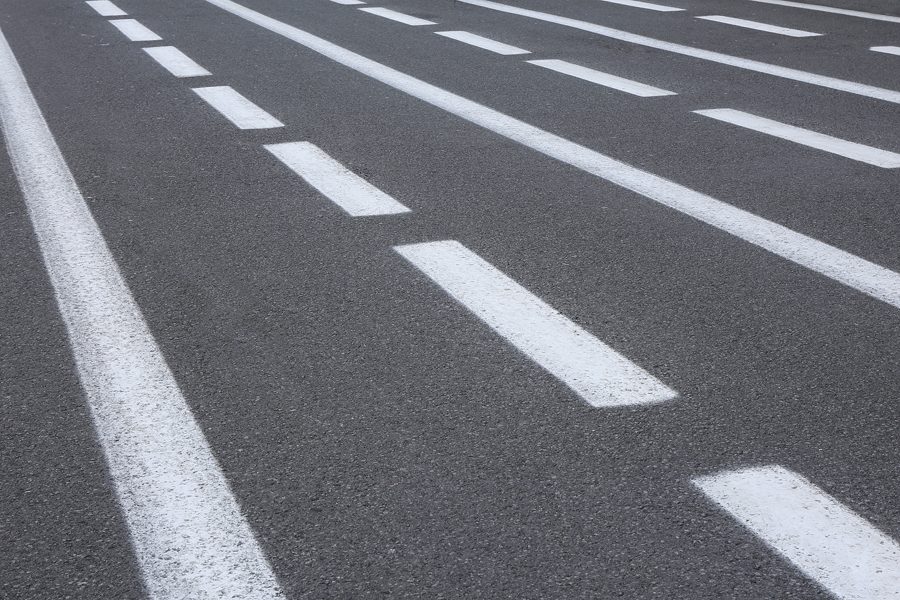
#> input picture python/machine_vision/lab5/lab4_1.jpg, 900 x 600 px
$ python Lab5_1.py   (older library calls are emulated)
#> lines starting #> are read from the running program, lines starting #| are printed output that depends on the picture
import cv2
import numpy as np
# читаем исходное изображение с четкими границами
# поиск границ оператором Собеля
name_file="lab4_1"
img1 = cv2.imread(name_file+'.jpg', cv2.IMREAD_GRAYSCALE)
#> img1: shape (600, 900); min 22, max 244, mean 117
title_window = name_file + '_ended_image'
cv2.imshow("ishodn",img1)
cv2.namedWindow(title_window, cv2.WINDOW_AUTOSIZE )

#setting window
cv2.namedWindow("setting", cv2.WINDOW_AUTOSIZE )
height,width=400,150
method = 0
method_max = 2
method_name=["Sobel","Laplacian","Canny"]
# [49 lines left out: function on_trackbar1, not called in this run]
trackbar_name = 'method'
cv2.createTrackbar(trackbar_name, "setting", method , method_max , on_trackbar1 )
bordertype = 1
bordertype_max = 4
bordertype_name=["BORDER_CONSTANT","BORDER_REFLECT","BORDER_REFLECT101","BORDER_ISOLATED","BORDER_REPLICATE"]
bordertype_num=[cv2.BORDER_CONSTANT,cv2.BORDER_REFLECT,cv2.BORDER_REFLECT101,cv2.BORDER_ISOLATED,cv2.BORDER_REPLICATE]
# [4 lines left out: function on_trackbar2, not called in this run]
trackbar_name = 'bordertype'
cv2.createTrackbar(trackbar_name, "setting", bordertype , bordertype_max , on_trackbar2 )
xorder = 0
xorder_max = 2
# [9 lines left out: function on_trackbar3, not called in this run]
trackbar_name = 'xorder'
cv2.createTrackbar(trackbar_name, "setting", xorder , xorder_max , on_trackbar3 )
yorder = 1
yorder_max = 2
# [8 lines left out: function on_trackbar4, not called in this run]
trackbar_name = 'yorder'
cv2.createTrackbar(trackbar_name, "setting", yorder , yorder_max , on_trackbar4 )
ksize = 1
ksize_max = 3
ksize_name=["1","3","5","7"]
ksize_num=[1,3,5,7]
# [11 lines left out: function on_trackbar5, not called in this run]
trackbar_name = 'ksize'
cv2.createTrackbar(trackbar_name, "setting", ksize , ksize_max , on_trackbar5 )
L2gradient = 0
L2gradient_max = 1
L2gradient_name = ["true","false"]
# [4 lines left out: function on_trackbar6, not called in this run]
trackbar_name = 'L2gradient'
cv2.createTrackbar(trackbar_name, "setting", L2gradient , L2gradient_max , on_trackbar6 )
threshold1 = 0
threshold1_max = 1024
# [4 lines left out: function on_trackbar7, not called in this run]
trackbar_name = 'threshold1'
cv2.createTrackbar(trackbar_name, "setting", threshold1 , threshold1_max , on_trackbar7 )
threshold2 = 0
threshold2_max = 1024
# [4 lines left out: function on_trackbar8, not called in this run]
trackbar_name = 'threshold2'
cv2.createTrackbar(trackbar_name, "setting", threshold2 , threshold2_max , on_trackbar8 )

# [19 lines left out: function update_settting, not called in this run]

while 1:
    if method==0:
        end_img = sob1 = cv2.Sobel(img1, cv2.CV_16U , xorder, yorder , 0, ksize = ksize_num[ksize], scale = 1, delta = 0, borderType=bordertype_num[bordertype] )
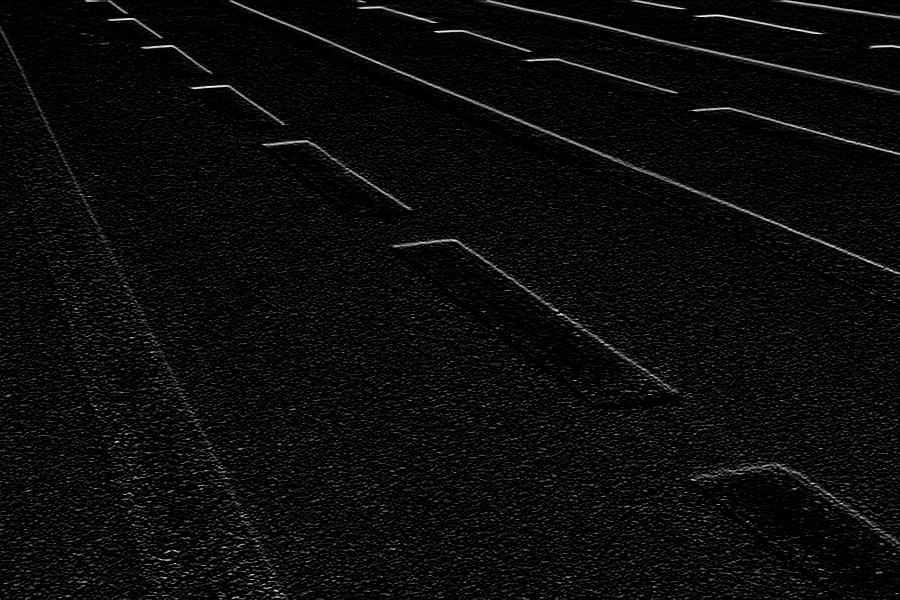
#> end_img: shape (600, 900) uint16; min 0, max 554, mean 24.7; drawn with min black and max white
        cv2.imshow(name_file+'_after_Sobel' ,cv2.convertScaleAbs(end_img) )
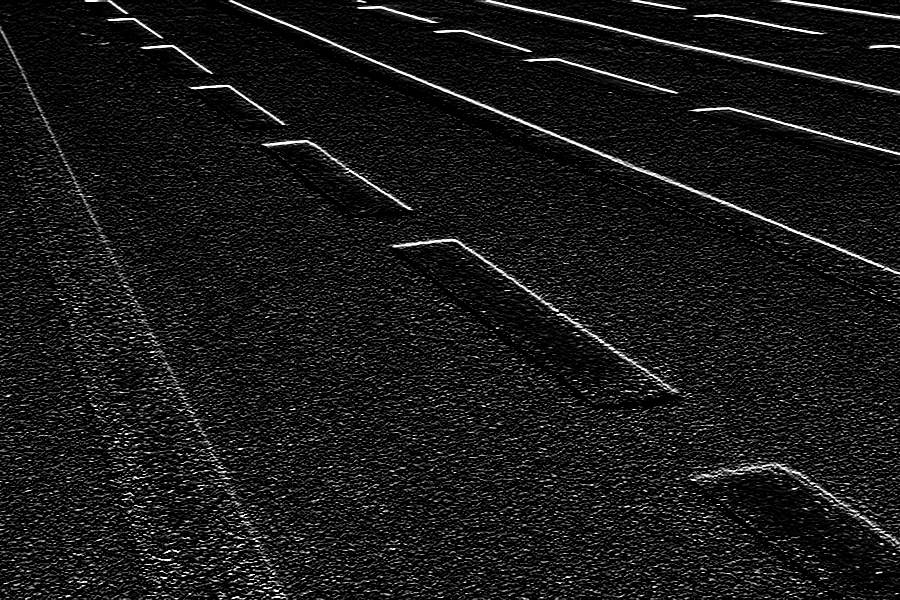
#> window 'lab4_1_after_Sobel': shape (600, 900); min 0, max 255, mean 23.9
    elif method==1:
        end_img = cv2.Laplacian(img1, cv2.CV_16U , 0, ksize = ksize_num[ksize], scale = 1, delta = 0, borderType=bordertype_num[bordertype])
        cv2.imshow(name_file+'_after_Laplacian' ,cv2.convertScaleAbs(end_img) )
    elif method==2:
        end_img = cv2.GaussianBlur(img1, ksize = (3, 3), sigmaX = 0, sigmaY = 0, borderType=bordertype_num[bordertype])
        cv2.imshow(name_file+'_after_Gaus' ,end_img)
        end_img = cv2.Canny(end_img, threshold1 = threshold1, threshold2 = threshold2, apertureSize = ksize_num[ksize], L2gradient = L2gradient)
        cv2.imshow(name_file+'_after_Canny' ,end_img)
        #print(end_img)

    if cv2.waitKey(100)==27: #esc
#> (key Esc is pressed here)
        break

$ run again, with python/machine_vision/lab5/lab5_2.jpg copied over python/machine_vision/lab5/lab4_1.jpg
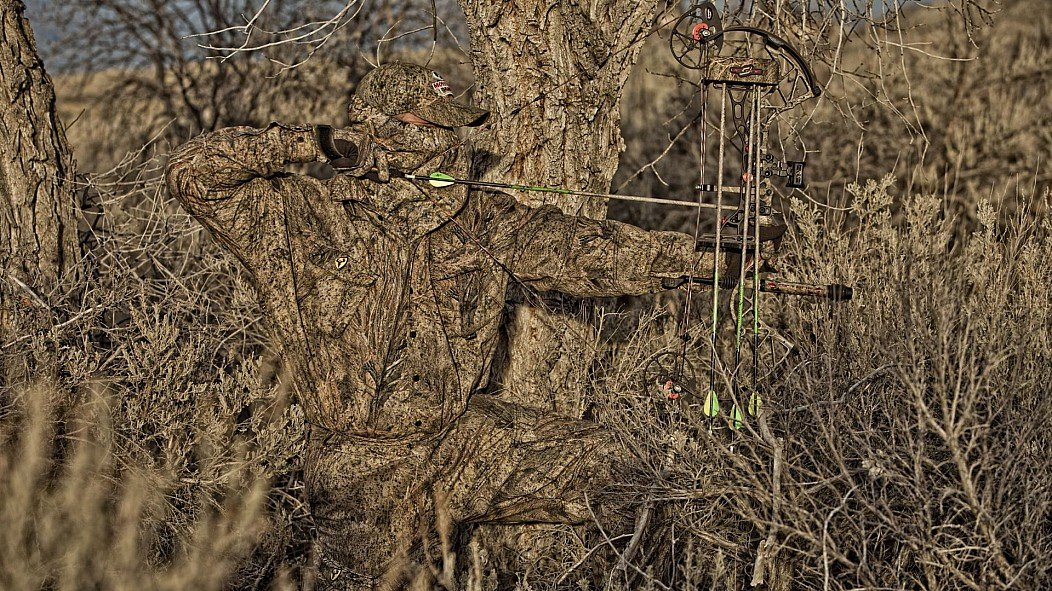
#> input picture python/machine_vision/lab5/lab5_2.jpg, 1052 x 591 px
#> `end_img = sob1 = cv2.Sobel(img1, cv2.CV_16U , xorder, yorder , 0, ksiz..`:
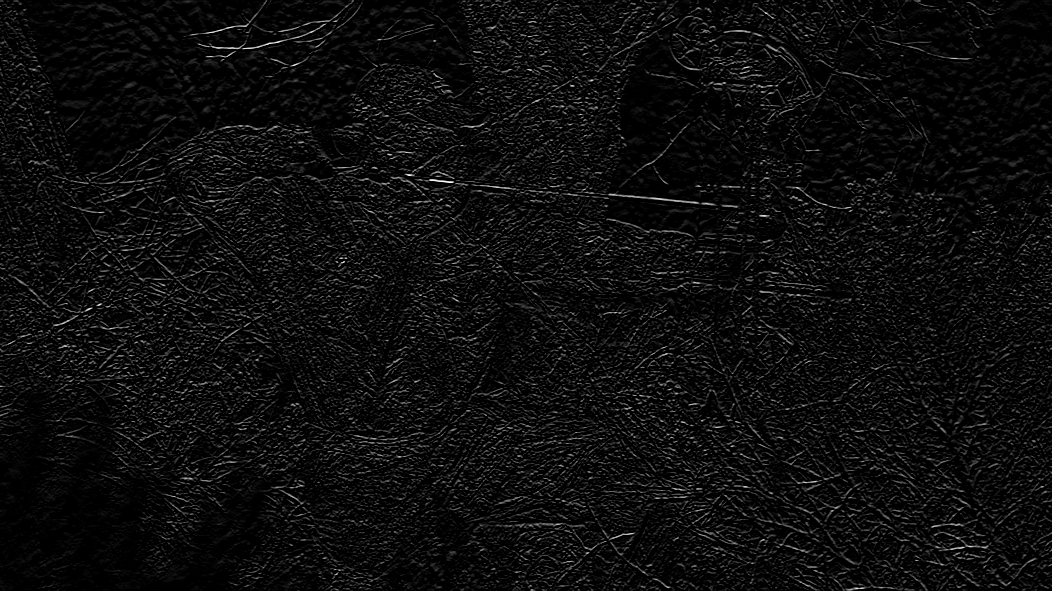
#> end_img: shape (591, 1052) uint16; min 0, max 995, mean 52.1; drawn with min black and max white
#> `cv2.imshow(name_file+'_after_Sobel' ,cv2.convertScaleAbs(end_img) )`:
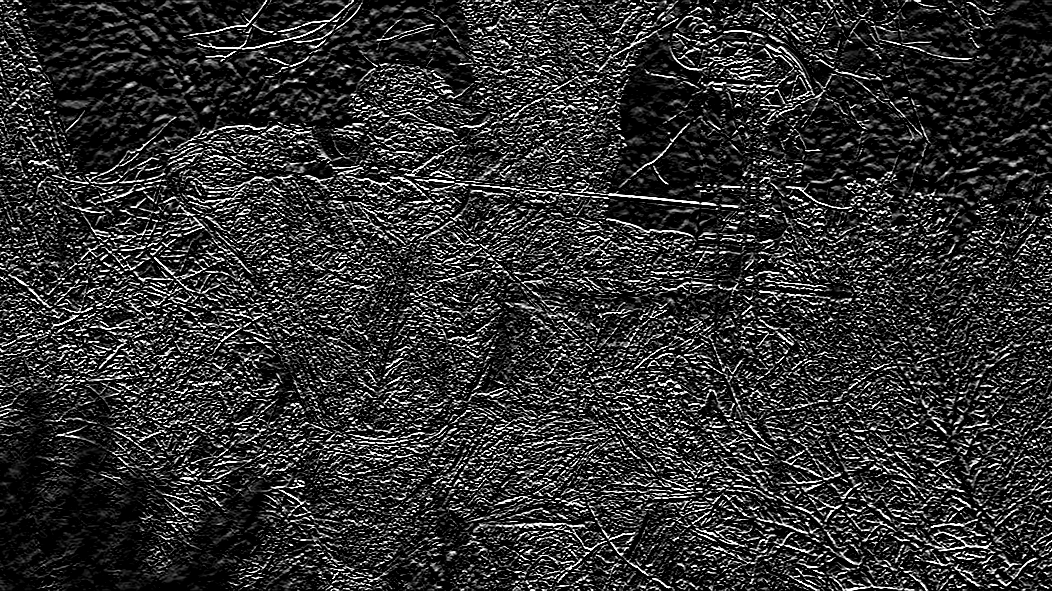
#> window 'lab4_1_after_Sobel': shape (591, 1052); min 0, max 255, mean 47.6
